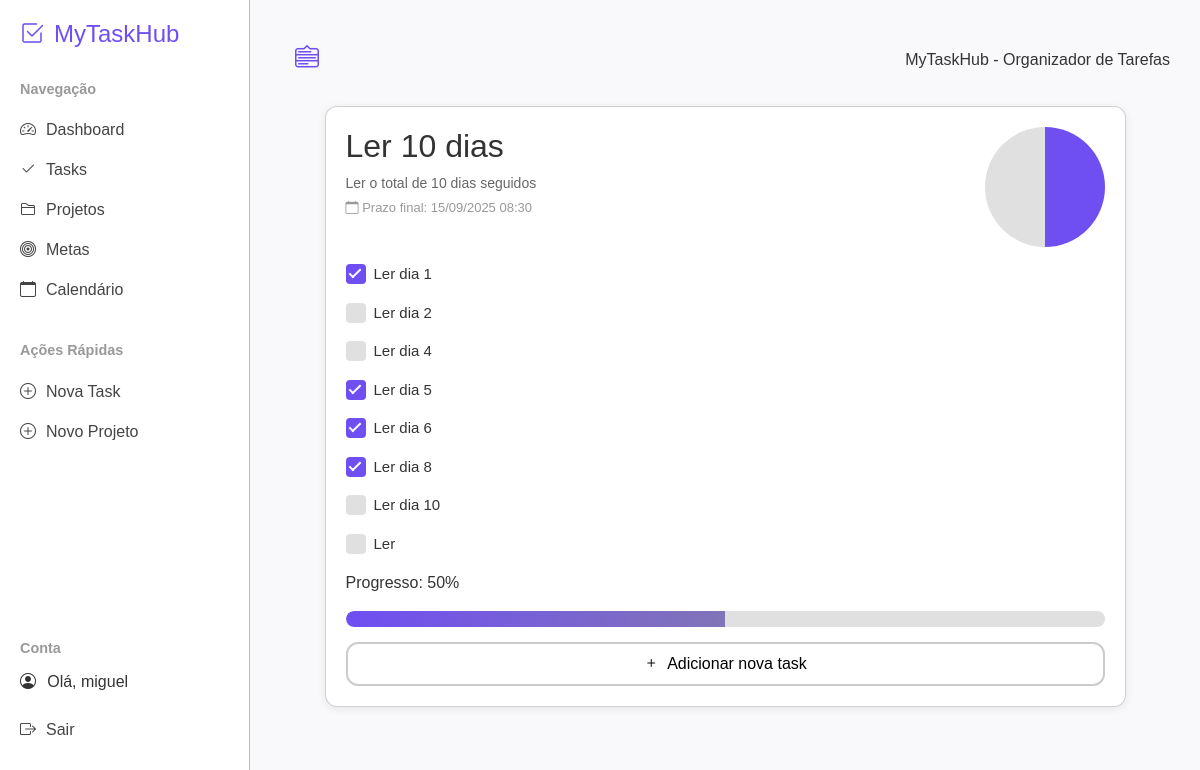
The page /goal/1/ (signed in) on the database its author committed.
### mytaskhubs/models.py (models this page shows, shortened)
class Goal(models.Model):
    owner = models.ForeignKey(User, on_delete=models.CASCADE)
    title = models.CharField(max_length=200)
    description = models.TextField(blank=True, default="Sem descrição")
    date_added = models.DateTimeField(auto_now_add=True)
    end_date = models.DateTimeField(default=timezone.now)  # 🔹 Data limite da meta
    completed = models.BooleanField(default=False)
    deleted = models.BooleanField(default=False)
    @property
    def progress(self):
        total = self.tasks.count()
        concluidas = self.tasks.filter(completed=True).count()
        return int((concluidas / total) * 100) if total > 0 else 0

class Task(models.Model):
    owner = models.ForeignKey(User, on_delete=models.CASCADE)
    goal = models.ForeignKey(Goal, related_name='tasks', on_delete=models.CASCADE, blank=True, null=True)
    project = models.ForeignKey(Project, null=True, blank=True, on_delete=models.CASCADE, related_name='project_tasks')
    title = models.CharField(max_length=200)
    description = models.TextField(blank=True, default="Sem descrição")
    completed = models.BooleanField(default=False)
    date_added = models.DateTimeField(auto_now_add=True)
    deleted = models.BooleanField(default=False)
    PRIORIDADE_CHOICES = [
        ('B', 'Baixa'),
        ('M', 'Média'),
        ('A', 'Alta'),
    ]
    prioridade = models.CharField(max_length=1, choices=PRIORIDADE_CHOICES, default='M')

### mytaskhubs/views.py (the view)
# urls.py: path('goal/<int:goal_id>/', views.goal, name='goal'),
@login_required
def goal(request, goal_id):
    goal = get_object_or_404(Goal, id=goal_id)
    if goal.owner != request.user:
        raise Http404
    if request.method == 'POST':
        for task in goal.tasks.all():
            task.completed = f'task_{task.id}' in request.POST
            task.save()
        return redirect('goal', goal_id=goal.id)
    return render(request, 'mytaskhubs/goal.html', {'goal': goal})

### mytaskhubs/templates/mytaskhubs/goal.html (shortened to what this page needs)
{% extends "mytaskhubs/base.html" %}
{% block content %}
<main class="main-task">
  <div class="goal-card">
    <div class="goal-header">
      <div>
        <h2>{{ goal.title }}</h2>
        <p class="goal-description">{{ goal.description }}</p>
        <p class="goal-deadline">
          <i class="bi bi-calendar"></i> Prazo final: {{ goal.end_date|date:"d/m/Y H:i" }}
        </p>
      </div>
      <div class="progress-circle-large" data-progress="{{ goal.progress }}">
      </div>
    </div>
      <form id="taskForm">
    <ul class="goal-task-list">
      {% for task in goal.tasks.all %}
        <li>
          <label class="custom-checkbox">
            <span class="checkmark"></span>
            {{ task.title }}
          </label>
        </li>
      {% empty %}
        <li>Sem tarefas ainda.</li>
      {% endfor %}
    </ul>
  </form>
     <p> Progresso: <span id="barProgress">0%</span></p>
    <div class="progress-bar-container">
      <div class="progress-bar" id="taskProgressBar" data-progress="0"></div>
    </div>
    <div class="goal-actions">
      <a class="btn-goals" href="{% url 'add_task_to_goal' goal.id %}"><i class="bi bi-plus"></i> Adicionar nova task</a>
    </div>
  </div>
</main>
{% endblock %}

### mytaskhubs/templates/mytaskhubs/base.html (shortened to what this page needs)
{% load static %}
<!DOCTYPE html>
<html lang="pt-br">
<head>
    <link href="https://cdn.jsdelivr.net/npm/bootstrap-icons@1.11.3/font/bootstrap-icons.css" rel="stylesheet">
    <link href="https://cdn.jsdelivr.net/npm/bootstrap@5.3.3/dist/css/bootstrap.min.css" rel="stylesheet">
    <link rel="stylesheet" href="{% static 'mytaskhubs/css/style_index.css' %}">
    <link rel="stylesheet" href="{% static 'mytaskhubs/css/style_new_task.css' %}">
    <link rel="stylesheet" href="{% static 'mytaskhubs/css/style_projects.css' %}">
    <link rel="stylesheet" href="{% static 'mytaskhubs/css/style_tasks.css' %}">
    <link rel="stylesheet" href="{% static 'mytaskhubs/css/style_task.css' %}">
    <link rel="stylesheet" href="{% static 'mytaskhubs/css/style_goal.css' %}">
</head>
<body>
  <nav class="sidebar" id="sidebar">
  <div>
    <h2><i class="bi bi-check2-square"></i> MyTaskHub</h2>
    <div class="nav-section">
      <strong>Navegação</strong>
      <a href="{% url 'index' %}"
         class="{% if request.resolver_match.url_name == 'index' %}active{% endif %}">
        <i class="bi bi-speedometer2"></i> Dashboard
      </a>
      <a href="{% url 'tasks' %}"
         class="{% if request.resolver_match.url_name == 'tasks' %}active{% endif %}">
        <i class="bi bi-check2"></i> Tasks
      </a>
      <a href="{% url 'projects' %}"
         class="{% if request.resolver_match.url_name == 'projects' %}active{% endif %}">
        <i class="bi bi-folder2"></i> Projetos
      </a>
      <a href="{% url 'goals' %}"
         class="{% if request.resolver_match.url_name == 'goals' %}active{% endif %}">
        <i class="bi bi-bullseye"></i> Metas
      </a>
      <a href="{% url 'calendario_tasks' %}"
         class="{% if request.resolver_match.url_name == 'calendario_tasks' %}active{% endif %}">
        <i class="bi bi-calendar"></i> Calendário
      </a>
    </div>
      <div class="nav-section">
        <strong>Ações Rápidas</strong>
        <a href="{% url 'new_task_no_project' %}"><i class="bi bi-plus-circle"></i> Nova Task</a>
        <a href="{% url 'new_project' %}"><i class="bi bi-plus-circle"></i> Novo Projeto</a>
      </div>
    </div>
    <div class="nav-section">
      <strong>Conta</strong>
      {% if user.is_authenticated %}
        <p style="display: flex; gap: 0.7rem;"><i class="bi bi-person-circle"></i> Olá, {{ user.username }}</p>
        <a href="{% url 'logout' %}"><i class="bi bi-box-arrow-right"></i> Sair</a>
      {% else %}
        <a href="{% url 'login' %}"><i class="bi bi-box-arrow-in-right"></i> Entrar</a>
        <a href="{% url 'register' %}"><i class="bi bi-person-plus"></i> Cadastrar</a>
      {% endif %}
    </div>
  </nav>
  <main class="content" id="content">
    <div style="display: flex; width: 100%; justify-content: space-between; align-items: center;">
      <button class="toggle-btn" id="toggleBtn">
        <i class="bi-menu-down" style="color: #6f4ef2;"></i>
      </button>
      <p>MyTaskHub - Organizador de Tarefas</p>
    </div>
    {% block content %}{% endblock content %}
  </main>
</body>
</html>

### mytaskhubs/static/mytaskhubs/css/style_index.css (style rules this page uses)
body { font-family: 'Inter', sans-serif; }

### mytaskhubs/static/mytaskhubs/css/style_new_task.css (style rules this page uses)
body { font-family: Impact, Haettenschweiler, 'Arial Narrow Bold', sans-serif; }

### mytaskhubs/static/mytaskhubs/css/style_task.css (style rules this page uses)
.main-task { display: flex; align-items: center; justify-content: center; flex-direction: column; gap: 2rem; }

### mytaskhubs/static/mytaskhubs/css/style_goal.css (style rules this page uses)
.goal-card { background: #fff; padding: 20px; border-radius: 12px; box-shadow: 0 2px 8px rgba(0,0,0,0.08); margin-bottom: 20px; width: 90%; border: 1px solid #6666664d; }
.goal-header { display: flex; justify-content: space-between; align-items: center; }
.goal-description { font-size: 14px; color: #666; margin: 4px 0; }
.goal-deadline { font-size: 13px; color: #999; }
.goal-task-list { list-style: none; padding: 0; margin-top: 15px; }
.goal-task-list li { margin-bottom: 10px; font-size: 15px; }
.goal-actions { margin-top: 15px; }
.goal-header { display: flex; justify-content: space-between; align-items: flex-start; margin-bottom: 1rem; }
.goal-task-list { list-style: none; padding: 0; margin: 0; }
.goal-task-list li { margin-bottom: 0.5rem; }
.progress-circle-large { --size: 120px; --progress: 0; width: var(--size); height: var(--size); border-radius: 50%; display: flex; align-items: center; justify-content: center; font-weight: bold; font-size: 1.2rem; color: #333; flex-shrink: 0; background: conic-gradient( #6f4ef2 0%, #6f4ef2 calc(var(--progress) * 1%), #e0e0e0 calc(var(--progress) * 1%) 100% ); transition: background 0.3s ease; }
.progress-bar-container { width: 100%; height: 16px; background-color: #e0e0e0; border-radius: 8px; margin-top: 1rem; overflow: hidden; }
.progress-bar { height: 100%; background: linear-gradient(90deg, #6f4ef2, #8174b7); width: 0%; transition: width 0.3s ease; border-radius: 8px 0 0 8px; }
.custom-checkbox { position: relative; display: inline-flex; align-items: center; cursor: pointer; font-size: 15px; margin-bottom: 8px; user-select: none; }
.custom-checkbox .checkmark { position: relative; height: 20px; width: 20px; background-color: #e0e0e0; border-radius: 4px; margin-right: 8px; transition: background-color 0.2s ease; }
.custom-checkbox .checkmark::after { content: ""; position: absolute; display: none; left: 6px; top: 2px; width: 6px; height: 12px; border: solid white; border-width: 0 2px 2px 0; transform: rotate(45deg); }
.custom-checkbox input:checked + .checkmark { background-color: #6f4ef2; }
.custom-checkbox input:checked + .checkmark::after { display: block; }
.btn-goals { display: flex; align-items: center; justify-content: center; gap: 0.5rem; font-size: 1rem; border-radius: 12px; text-decoration: none; color: black; transition: all 0.3s ease-in-out; cursor: pointer; border: 2px solid #ccc; padding: 0.5rem; }

### mytaskhubs/templates/mytaskhubs/base.html (style rules this page uses)
* { margin: 0; padding: 0; box-sizing: border-box; }
body { font-family: "Poppins", sans-serif; display: flex; min-height: 100vh; background-color: #f9f9fc; color: #333; }
.sidebar { width: 250px; background-color: #fff; border-right: 1px solid #6f6fbd7b; padding: 20px; display: flex; flex-direction: column; justify-content: space-between; position: fixed; top: 0; bottom: 0; left: 0; transition: ease 0.3s; }
.sidebar h2 { font-size: 1.5rem; margin-bottom: 30px; display: flex; align-items: center; gap: 10px; color: #6f4ef2; }
.sidebar strong { display: block; margin-bottom: 10px; font-size: 0.9rem; color: #999; }
.sidebar .nav-section { margin-bottom: 30px; }
.sidebar a { display: flex; align-items: center; gap: 10px; color: #444; text-decoration: none; padding: 8px 0; font-weight: 500; }
.toggle-btn { position: relative; display: inline-block; font-size: 24px; background-color: transparent; color: white; border: none; padding: 10px 15px; cursor: pointer; border-radius: 8px; margin-bottom: 20px; z-index: auto; }
.content { margin-left: 250px; padding: 30px; flex: 1; transition: margin-left 0.3s ease; }

### rows shown on the page
Goal: title "Ler 10 dias", description "Ler o total de 10 dias seguidos", end_date "15/09/2025 08:30"
Task: title "Ler dia 1"
Task: title "Ler dia 2"
Task: title "Ler dia 4"
Task: title "Ler dia 5"
Task: title "Ler dia 6"
Task: title "Ler dia 8"
Task: title "Ler dia 10"
Task: title "Ler"

### other values the page prints
{{ user.username }} "miguel"
